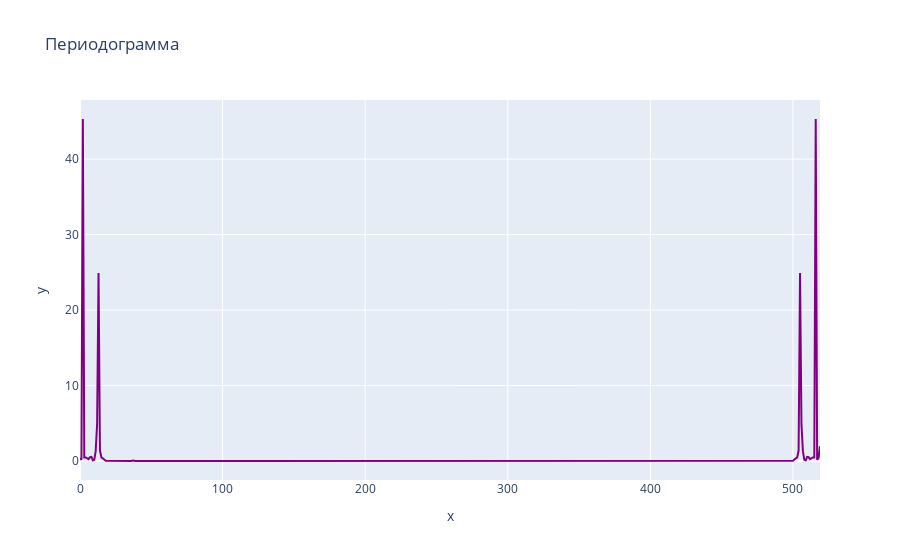

This figure's notebook cell:
### Code cell
Pj = aj**2 + bj**2
px.line(x=range(n), y=Pj, color_discrete_sequence=['purple'], title='Периодограмма')

### Figure 1 — Plotly figure (JSON) as saved in the notebook; plotly's stock layout.template omitted (floating-point values rounded to 4 significant figures; data arrays with more than 128 entries replaced by an {"elided": "..."} marker saying what was removed)
{"data": [{"hovertemplate": "x=%{x}<br>y=%{y}<extra></extra>", "legendgroup": "", "line": {"color": "purple", "dash": "solid"}, "marker": {"symbol": "circle"}, "mode": "lines", "name": "", "orientation": "v", "showlegend": false, "type": "scatter", "x": {"elided": "520 int values"}, "xaxis": "x", "y": {"elided": "520 float values"}, "yaxis": "y"}], "layout": {"legend": {"tracegroupgap": 0}, "title": {"text": "Периодограмма"}, "xaxis": {"anchor": "y", "domain": [0, 1], "title": {"text": "x"}}, "yaxis": {"anchor": "x", "domain": [0, 1], "title": {"text": "y"}}}}
